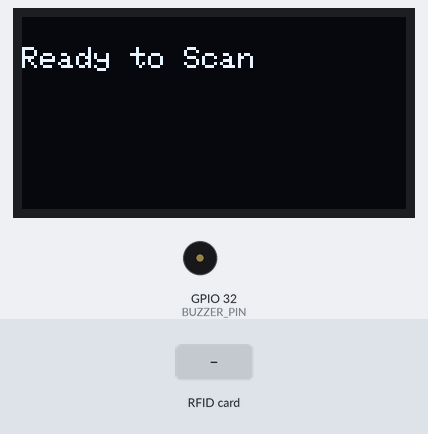
Simulated run of this sketch. Board: ESP32. Parts: 128×64 one-colour display, buzzer (waves = sounding, pin HIGH). Inputs (shaded band) come from the test bench. What the sketch prints to the serial monitor is not drawn.

Above: at 1.5 s.
1.6 s: RFID card 5E 7A 19 C4 held to the reader
At 2.3 s:
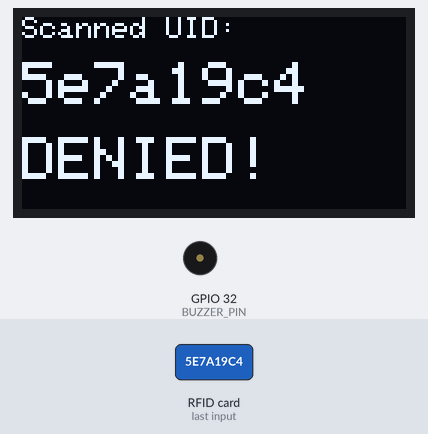
4.6 s: RFID card 33 9C 8F 34 held to the reader
At 5.8 s:
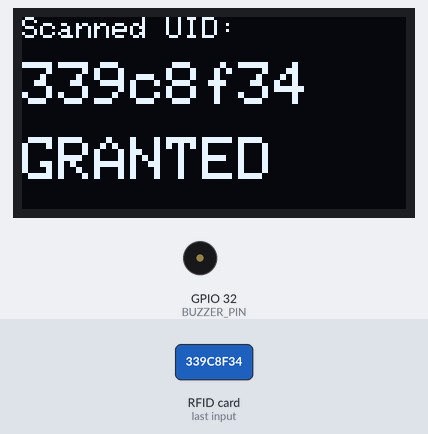
Timing chart, 0 to 7.6 s (numbered marks = the images above; inputs shaded):
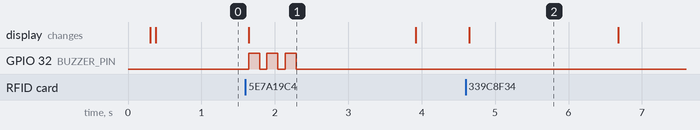

The sketch:

RFID.ino
```cpp
/*
  Rui Santos & Sara Santos - Random Nerd Tutorials
  (Bản vá bảo mật: Tích hợp OLED 1.3" I2C, Hardcode UID và Local Buzzer Alert)
*/

#include <MFRC522v2.h>
#include <MFRC522DriverSPI.h>
#include <MFRC522DriverPinSimple.h>
#include <MFRC522Debug.h>
#include <Wire.h>
#include <Adafruit_GFX.h>
#include <Adafruit_SH110X.h>

// --- CẤU HÌNH OLED ---
#define i2c_Address 0x3c
#define SCREEN_WIDTH 128
#define SCREEN_HEIGHT 64
#define OLED_RESET -1
Adafruit_SH1106G display = Adafruit_SH1106G(SCREEN_WIDTH, SCREEN_HEIGHT, &Wire, OLED_RESET);

// --- CẤU HÌNH MFRC522 ---
MFRC522DriverPinSimple ss_pin(5);
MFRC522DriverSPI driver{ss_pin};
MFRC522 mfrc522{driver};

// =========================================================
// [SECURITY LOGIC]: THÔNG TIN XÁC THỰC VÀ PHẦN CỨNG
// =========================================================
const String AUTHORIZED_UID = "339c8f34";

// Thay đổi sang GPIO 32 (hoặc các chân output khác như 25, 26, 27).
// KHÔNG dùng GPIO 34, 35, 36, 39.
#define BUZZER_PIN 32

void setup() {
  Serial.begin(115200);
  while (!Serial);

  // Khởi tạo Buzzer
  pinMode(BUZZER_PIN, OUTPUT);
  digitalWrite(BUZZER_PIN, LOW); // Đảm bảo còi tắt khi khởi động

  // Khởi tạo giao tiếp I2C và OLED
  delay(250);
  if(!display.begin(i2c_Address, true)) {
    Serial.println(F("[!] SH1106 allocation failed. Check I2C wiring."));
    for(;;);
  }

  display.clearDisplay();
  display.setTextSize(1);
  display.setTextColor(SH110X_WHITE);
  display.setCursor(0, 10);
  display.println("System Booting...");
  display.display();

  // Khởi tạo MFRC522
  mfrc522.PCD_Init();
  MFRC522Debug::PCD_DumpVersionToSerial(mfrc522, Serial);

  display.clearDisplay();
  display.setCursor(0, 10);
  display.println("Ready to Scan");
  display.display();
  Serial.println(F("[*] System initialized. Waiting for badge..."));
}

// Hàm kích hoạt còi báo động (Alarm Trigger)
void triggerAlert() {
  // Phát ra âm thanh bíp liên tục 3 lần để cảnh báo Unauthorized Access
  for(int i = 0; i < 3; i++) {
    digitalWrite(BUZZER_PIN, HIGH);
    delay(150);
    digitalWrite(BUZZER_PIN, LOW);
    delay(100);
  }
}

void loop() {
  if (!mfrc522.PICC_IsNewCardPresent()) {
    return;
  }
  if (!mfrc522.PICC_ReadCardSerial()) {
    return;
  }

  String uidString = "";
  for (byte i = 0; i < mfrc522.uid.size; i++) {
    if (mfrc522.uid.uidByte[i] < 0x10) {
      uidString += "0";
    }
    uidString += String(mfrc522.uid.uidByte[i], HEX);
  }

  Serial.print("Target UID Detected: ");
  Serial.println(uidString);

  display.clearDisplay();
  display.setCursor(0, 0);
  display.setTextSize(1);
  display.println("Scanned UID:");

  display.setCursor(0, 15);
  display.setTextSize(2);
  display.println(uidString);
  display.setCursor(0, 40);

  // Authorization Check
  if (uidString == AUTHORIZED_UID) {
    Serial.println("[+] ACCESS GRANTED");
    display.println("GRANTED");
    display.display();

    // Tùy chọn: Bạn có thể thêm 1 tiếng bíp ngắn để xác nhận thẻ đúng
    // digitalWrite(BUZZER_PIN, HIGH); delay(100); digitalWrite(BUZZER_PIN, LOW);

    delay(2000); // Mở cửa/Hiển thị trạng thái trong 2 giây
  } else {
    // Nếu sai UID, ghi log và kích hoạt cảnh báo
    Serial.println("[-] SECURITY ALERT: ACCESS DENIED");
    display.println("DENIED!");
    display.display();

    // Kích hoạt còi báo động Local Alert
    triggerAlert();

    delay(1500); // Đợi phần thời gian còn lại trước khi reset
  }

  // Reset màn hình về trạng thái chờ
  display.clearDisplay();
  display.setTextSize(1);
  display.setCursor(0, 10);
  display.println("Ready to Scan");
  display.display();
}
```

Measured:
- after the input at 1.6 s, GPIO 32 (BUZZER_PIN): alternates HIGH for 0.15 s and LOW for 0.10 s, 6 changes in all, then stays LOW, starting at once; the display: changes at once (image 1)
- after the input at 4.6 s, the display: changes after 0.05 s (image 2)
- what the display in image 1 shows lasts 2.3 s, from 1.6 s to 3.9 s
- what the display in image 2 shows lasts 2.1 s, from 4.6 s to 6.7 s
